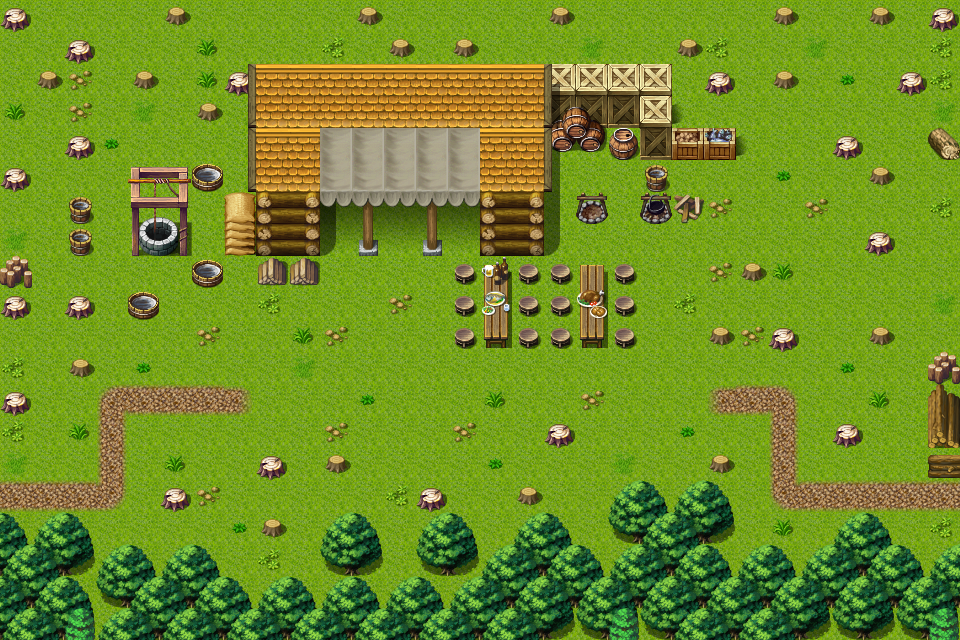

A level layout from a 2D game, rendered from its tile map. Below: a short description, then the map file with tile-grid data replaced by summaries:
An orthogonal 30x20 tile map with 32x32 px tiles, 3 tile layers (Ground, Objects, Above), 1 hidden layer not drawn, 40 tilesets and 16 objects (8x mapchange, 8x spawn).

<map version="1.0" orientation="orthogonal" width="30" height="20" tilewidth="32" tileheight="32">
 <properties>
  <property name="outdoors" value="1" />
 </properties>
 <tileset firstgid="1" name="map_bed_1" tilewidth="32" tileheight="32">
  <image source="../drawable/map_bed_1.png" width="512" height="256" />
 </tileset>
 <tileset firstgid="129" name="map_border_1" tilewidth="32" tileheight="32">
  <image source="../drawable/map_border_1.png" width="512" height="256" />
 </tileset>
 <tileset firstgid="257" name="map_bridge_1" tilewidth="32" tileheight="32">
  <image source="../drawable/map_bridge_1.png" width="512" height="256" />
 </tileset>
 <tileset firstgid="385" name="map_broken_1" tilewidth="32" tileheight="32">
  <image source="../drawable/map_broken_1.png" width="512" height="256" />
 </tileset>
 <tileset firstgid="513" name="map_cavewall_1" tilewidth="32" tileheight="32">
  <image source="../drawable/map_cavewall_1.png" width="576" height="192" />
 </tileset>
 <tileset firstgid="621" name="map_cavewall_2" tilewidth="32" tileheight="32">
  <image source="../drawable/map_cavewall_2.png" width="576" height="192" />
 </tileset>
 <tileset firstgid="729" name="map_cavewall_3" tilewidth="32" tileheight="32">
  <image source="../drawable/map_cavewall_3.png" width="576" height="192" />
 </tileset>
 <tileset firstgid="837" name="map_chair_table_1" tilewidth="32" tileheight="32">
  <image source="../drawable/map_chair_table_1.png" width="512" height="256" />
 </tileset>
 <tileset firstgid="965" name="map_crate_1" tilewidth="32" tileheight="32">
  <image source="../drawable/map_crate_1.png" width="512" height="256" />
 </tileset>
 <tileset firstgid="1093" name="map_cupboard_1" tilewidth="32" tileheight="32">
  <image source="../drawable/map_cupboard_1.png" width="512" height="256" />
 </tileset>
 <tileset firstgid="1221" name="map_curtain_1" tilewidth="32" tileheight="32">
  <image source="../drawable/map_curtain_1.png" width="512" height="256" />
 </tileset>
 <tileset firstgid="1349" name="map_entrance_1" tilewidth="32" tileheight="32">
  <image source="../drawable/map_entrance_1.png" width="512" height="256" />
 </tileset>
 <tileset firstgid="1477" name="map_fence_1" tilewidth="32" tileheight="32">
  <image source="../drawable/map_fence_1.png" width="512" height="256" />
 </tileset>
 <tileset firstgid="1605" name="map_fence_2" tilewidth="32" tileheight="32">
  <image source="../drawable/map_fence_2.png" width="512" height="256" />
 </tileset>
 <tileset firstgid="1733" name="map_ground_1" tilewidth="32" tileheight="32">
  <image source="../drawable/map_ground_1.png" width="512" height="256" />
 </tileset>
 <tileset firstgid="1861" name="map_ground_2" tilewidth="32" tileheight="32">
  <image source="../drawable/map_ground_2.png" width="512" height="256" />
 </tileset>
 <tileset firstgid="1989" name="map_ground_3" tilewidth="32" tileheight="32">
  <image source="../drawable/map_ground_3.png" width="512" height="256" />
 </tileset>
 <tileset firstgid="2117" name="map_ground_4" tilewidth="32" tileheight="32">
  <image source="../drawable/map_ground_4.png" width="512" height="256" />
 </tileset>
 <tileset firstgid="2245" name="map_ground_5" tilewidth="32" tileheight="32">
  <image source="../drawable/map_ground_5.png" width="512" height="256" />
 </tileset>
 <tileset firstgid="2373" name="map_ground_6" tilewidth="32" tileheight="32">
  <image source="../drawable/map_ground_6.png" width="512" height="256" />
 </tileset>
 <tileset firstgid="2501" name="map_ground_7" tilewidth="32" tileheight="32">
  <image source="../drawable/map_ground_7.png" width="512" height="256" />
 </tileset>
 <tileset firstgid="2629" name="map_ground_8" tilewidth="32" tileheight="32">
  <image source="../drawable/map_ground_8.png" width="512" height="256" />
 </tileset>
 <tileset firstgid="2757" name="map_indoor_1" tilewidth="32" tileheight="32">
  <image source="../drawable/map_indoor_1.png" width="512" height="256" />
 </tileset>
 <tileset firstgid="2885" name="map_kitchen_1" tilewidth="32" tileheight="32">
  <image source="../drawable/map_kitchen_1.png" width="512" height="256" />
 </tileset>
 <tileset firstgid="3013" name="map_outdoor_1" tilewidth="32" tileheight="32">
  <image source="../drawable/map_outdoor_1.png" width="512" height="256" />
 </tileset>
 <tileset firstgid="3141" name="map_pillar_1" tilewidth="32" tileheight="32">
  <image source="../drawable/map_pillar_1.png" width="512" height="256" />
 </tileset>
 <tileset firstgid="3269" name="map_plant_1" tilewidth="32" tileheight="32">
  <image source="../drawable/map_plant_1.png" width="512" height="256" />
 </tileset>
 <tileset firstgid="3397" name="map_rock_1" tilewidth="32" tileheight="32">
  <image source="../drawable/map_rock_1.png" width="512" height="256" />
 </tileset>
 <tileset firstgid="3525" name="map_roof_1" tilewidth="32" tileheight="32">
  <image source="../drawable/map_roof_1.png" width="512" height="256" />
 </tileset>
 <tileset firstgid="3653" name="map_roof_2" tilewidth="32" tileheight="32">
  <image source="../drawable/map_roof_2.png" width="512" height="256" />
 </tileset>
 <tileset firstgid="3781" name="map_shop_1" tilewidth="32" tileheight="32">
  <image source="../drawable/map_shop_1.png" width="512" height="256" />
 </tileset>
 <tileset firstgid="3909" name="map_sign_ladder_1" tilewidth="32" tileheight="32">
  <image source="../drawable/map_sign_ladder_1.png" width="512" height="256" />
 </tileset>
 <tileset firstgid="4037" name="map_table_1" tilewidth="32" tileheight="32">
  <image source="../drawable/map_table_1.png" width="512" height="256" />
 </tileset>
 <tileset firstgid="4165" name="map_trail_1" tilewidth="32" tileheight="32">
  <image source="../drawable/map_trail_1.png" width="512" height="256" />
 </tileset>
 <tileset firstgid="4293" name="map_tree_1" tilewidth="32" tileheight="32">
  <image source="../drawable/map_tree_1.png" width="512" height="256" />
 </tileset>
 <tileset firstgid="4421" name="map_wall_1" tilewidth="32" tileheight="32">
  <image source="../drawable/map_wall_1.png" width="512" height="256" />
 </tileset>
 <tileset firstgid="4549" name="map_wall_2" tilewidth="32" tileheight="32">
  <image source="../drawable/map_wall_2.png" width="480" height="256" />
 </tileset>
 <tileset firstgid="4669" name="map_wall_3" tilewidth="32" tileheight="32">
  <image source="../drawable/map_wall_3.png" width="480" height="256" />
 </tileset>
 <tileset firstgid="4789" name="map_window_1" tilewidth="32" tileheight="32">
  <image source="../drawable/map_window_1.png" width="512" height="256" />
 </tileset>
 <tileset firstgid="4917" name="map_window_2" tilewidth="32" tileheight="32">
  <image source="../drawable/map_window_2.png" width="512" height="256" />
 </tileset>
 <layer name="Ground" width="30" height="20">
  <data>[600 cells, 600 non-empty, 15 distinct tile ids]</data>
 </layer>
 <layer name="Objects" width="30" height="20">
  <data>[600 cells, 184 non-empty, 46 distinct tile ids]</data>
 </layer>
 <layer name="Above" width="30" height="20">
  <data>[600 cells, 65 non-empty, 20 distinct tile ids]</data>
 </layer>
 <layer name="Walkable" width="30" height="20" visible="0">
  <data>[600 cells, 175 non-empty, 1 distinct tile ids]</data>
 </layer>
 <objectgroup name="Mapevents" visible="0">
  <object name="east1" type="mapchange" x="928" y="32" width="32" height="96">
   <properties>
    <property name="map" value="roadtocarntower0" />
    <property name="place" value="west1" />
   </properties>
  </object>
  </objectgroup>
 <objectgroup name="Spawn" visible="0">
  <!-- 8 objects omitted --></objectgroup>
 <objectgroup name="Keys" visible="0" />
</map>
<!-- 15 of 16 objects omitted -->
